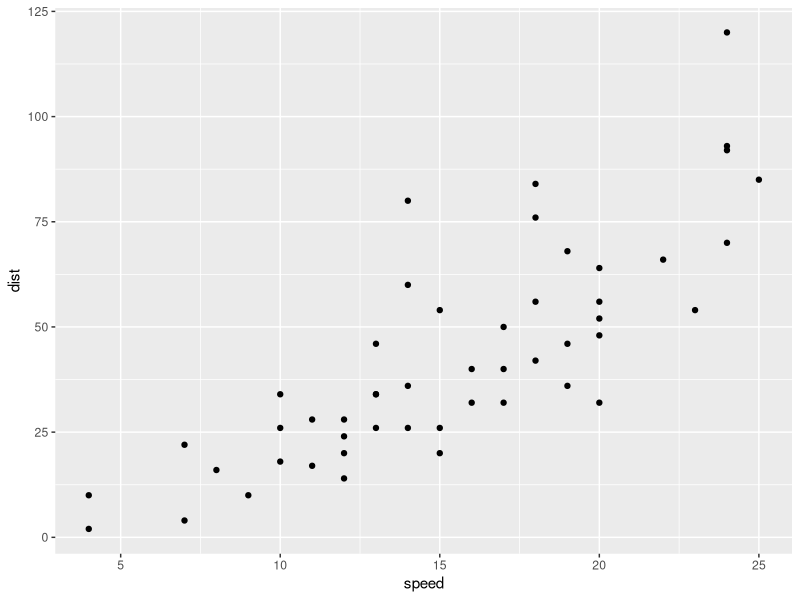
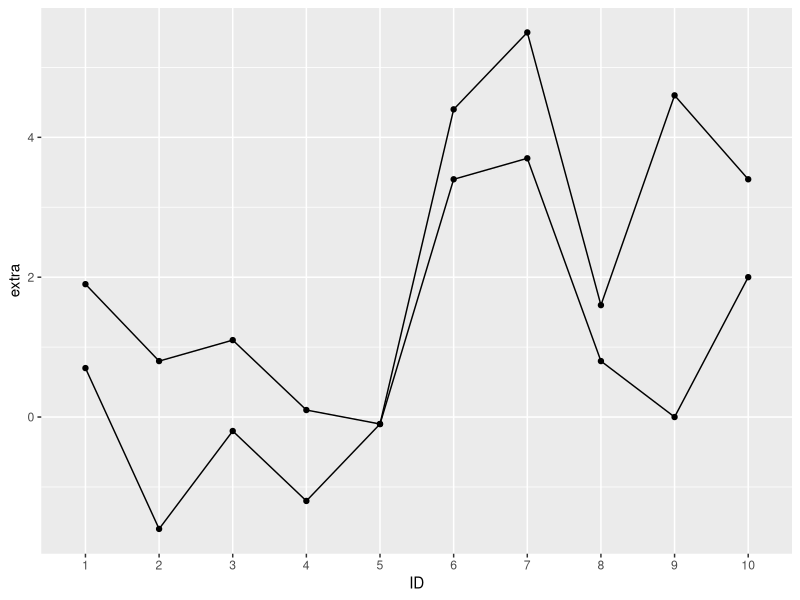
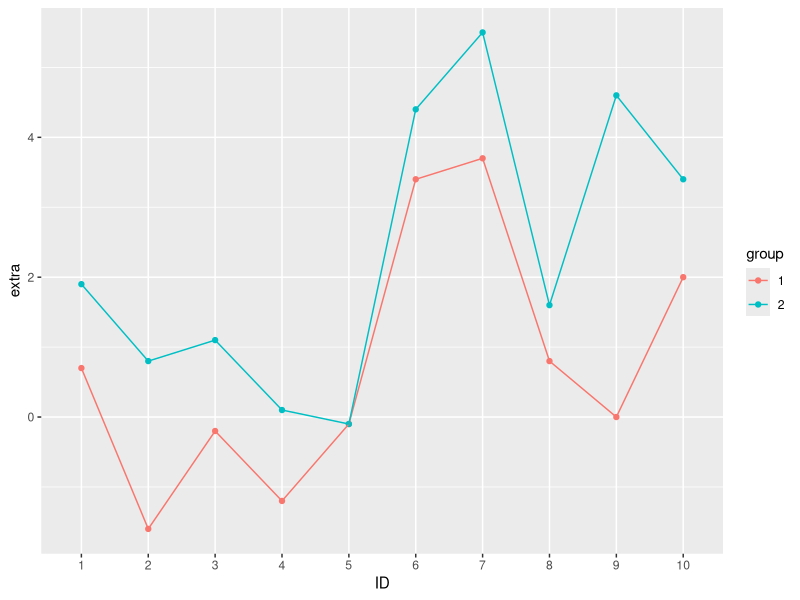
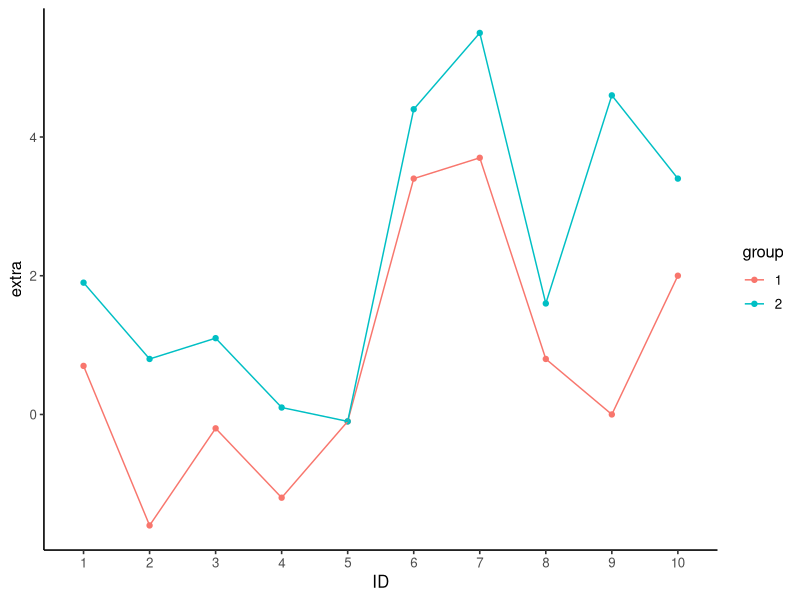
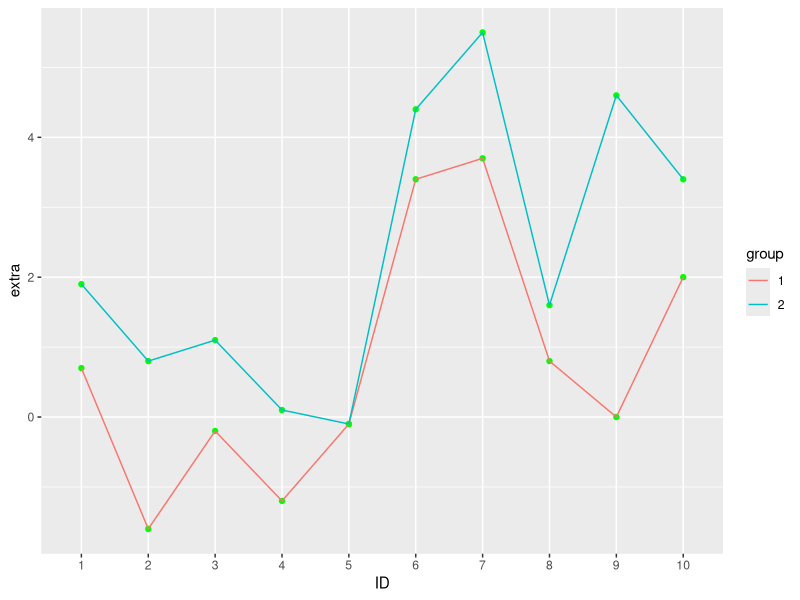
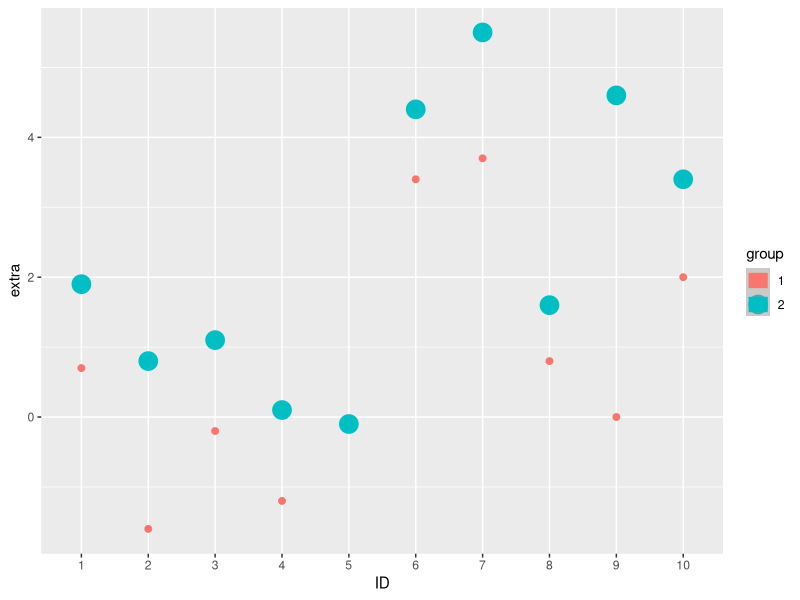
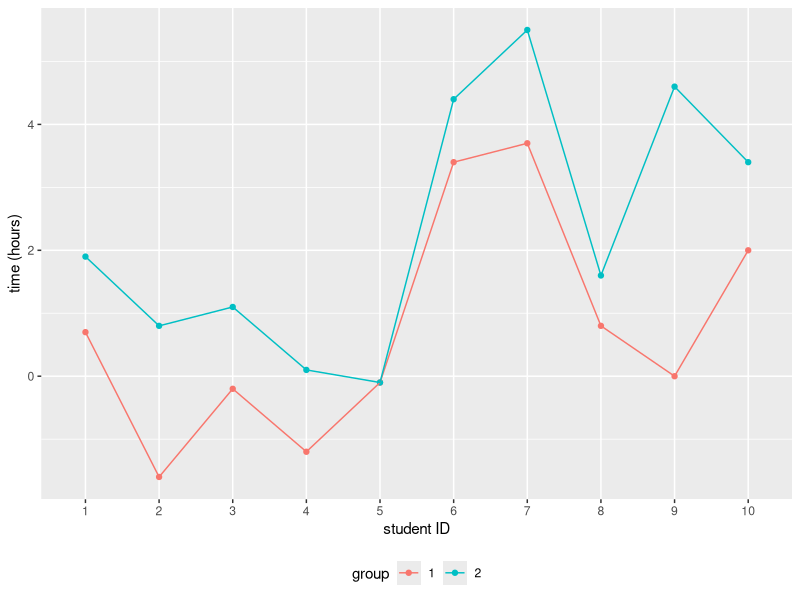
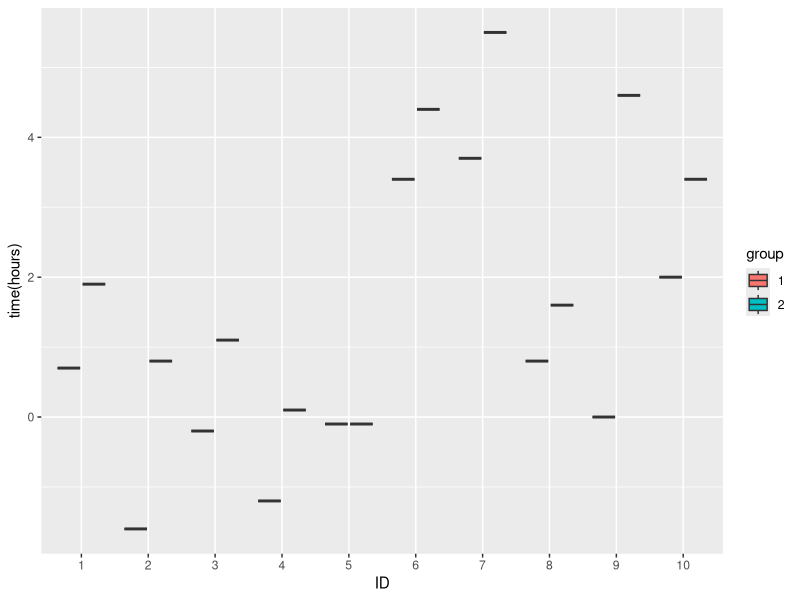

Write the R code that produced these figures, in order. (Note: this script raises an error after producing the figures.)
# Exercise 6 
# 29 Jan 2020
# Logan Londt 

#####Objective
#Select a dataset and plot 2 plots from the datasetand exploring the functions


#Loading packages 
library(tidyverse)
library(ggpubr)
library(ggplot2)

#Plot 1

cars <- datasets::cars
#speed of cars and the distances taken to stop. 

#creating a scatterplot
ggplot(data = cars, aes(x = speed, y = dist)) + #inputting the dataset cars
  geom_point()

## Here you couldve edited the axis and played around with the plots

#Plot 2

sleep<- datasets::sleep #Selecting a built in dataset 
#Data represents the effect of 2 drugs aimed to increase the hours of sleep

#creating a line graph 
ggplot(data = sleep, aes(x = ID, y = extra)) + #inputting the sleep dataset
  geom_point() +
  geom_line(aes(group = group)) #linking this with a line for each group which in this case is the 2 drugs

#This plot is okay , but it doesnt show us which drug is which


###Fooling around with functions using plot 2

#Changing the colours of lines to differntiate betweeen drugs
ggplot(data = sleep, aes(x = ID, y = extra, colour = group)) + #same as before , only now we are adding colour to the different drug types
  geom_point() + #creating a point graph
  geom_line(aes(group = group)) #linking this with a line for each drug used represented by 'group'

#Changing the theme 
ggplot(data = sleep, aes(x = ID, y = extra, colour = group)) +
  geom_point() +
  geom_line(aes(group = group)) +
  theme_classic2() #using a differnt theme

#playing around with the colours
ggplot(data = sleep, aes(x = ID, y = extra, colour = group)) +
  geom_point(colour = "green") + #this changes the point colours to green
  geom_line(aes(group = group))

#graph with different point size 
ggplot(data = sleep, aes(x = ID, y = extra, colour = group)) +
  geom_point(aes(size = group)) + #Size function to change it into different sizes
  geom_smooth(method = "lm", size = 5.2)

#Changed this a few times but the only thing that chnages is the size under legend
#Besides colour, changing the size of the points could help differntiate betweent the differnt drugs
#I got an error message once i ran this code saying that using size would be a bad idea for discrete variables

#changing legend position and adding units to variables 
ggplot(data = sleep, aes(x = ID, y = extra, colour = group)) +
  geom_point() +
  geom_line(aes(group = group)) +
  labs(x = "student ID", y = "time (hours)", colour = "group") +
  theme(legend.position = "bottom")

#Time in hours represent the extra hours of sleep that students are getting in response to drug 1 and 2 

#Changing the geom function attempt 1

box_1 <-  ggplot(data = sleep, aes(x = ID, y = extra)) +
  geom_boxplot(aes(fill = group)) +
  labs(X = "Student ID", y = "time(hours)")

box_1
#im not sure why this wont work
#cant make data smaller because its already small enough ?

#Changing the geo function attempt 2 
histogram_1 <- ggplot(data = sleep, aes(x = ID)) +
  geom_histogram(aes(fill = group), poistion = "dodge", bindwidth = 100) +
  labs(X = "Student ID", y = "time(hours)")

histogram_1



#Things I struggled with..
#changing the legend name
#geom functions

# Will discuss this in class
# 7/10















